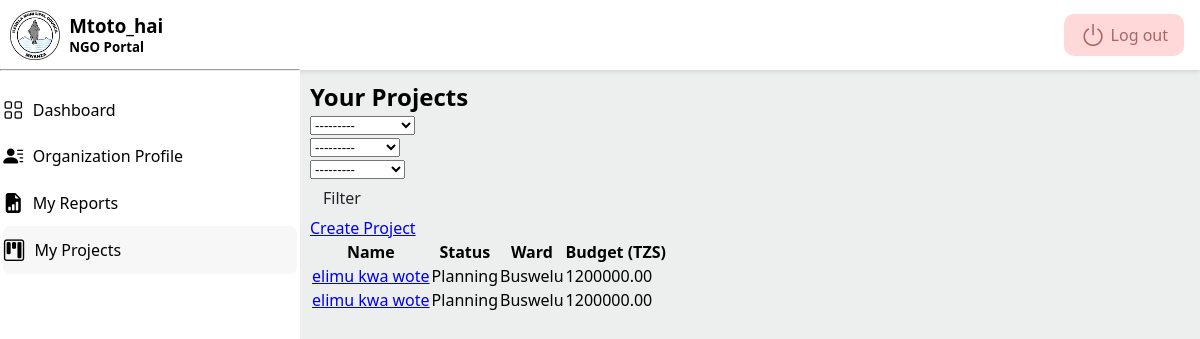
Page /list/ (signed in) on the earlier database version.
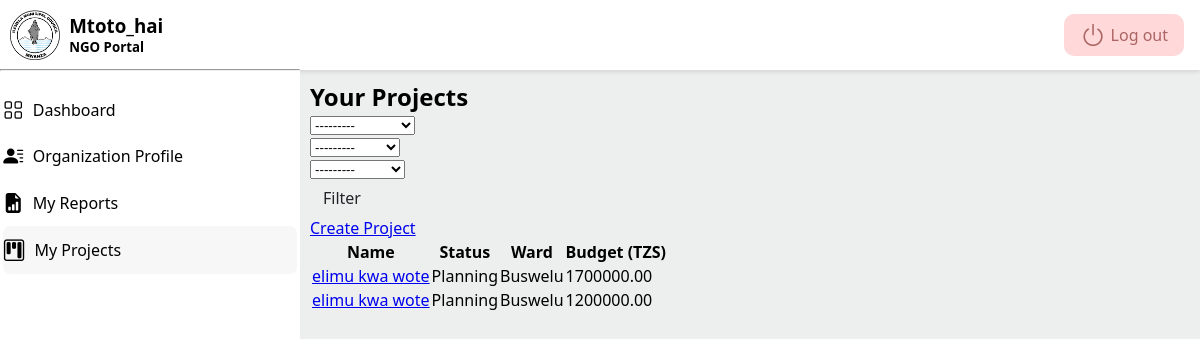
Same page on the later database version.
### project/models.py (models this page shows, shortened)
class Project(models.Model):
	class Status(models.TextChoices):
		PLANNING = 'PLAN', _('Planning')
		ONGOING = 'ONGO', _('Ongoing')
		COMPLETED = 'COMP', _('Completed')
		SUSPENDED = 'SUSP', _('Suspended')
	class FundingType(models.TextChoices):
		GRANT = 'GRANT', _('Grant')  # Fixed typo (GRANT → GRANT)
		DONATION = 'DON', _('Donation')
		SELF_FUNDED = 'SELF', _('Self-Funded')
		PARTNERSHIP = 'PART', _('Partnership')
	class WardChoices(models.TextChoices):
		NYAKATO = 'NYAKATO', _('Nyakato')
		BUSWELU = 'BUSWELU', _('Buswelu')
		ILEMELA = 'ILEMELA', _('Ilemela')
		PASIANSI = 'PASIANSI', _('Pasiansi')
		BUGOBWA = 'BUGOBWA', _('Bugogwa')  # Fixed typo (Bugogwa → BUGOBWA)
		SANGABUYE = 'SANGABUYE', _('Sangabuye')
		MECCO = 'MECCO', _('MECCO')
		BUZURUGA = 'BUZURUGA', _('Buzuruga')
		NYASAKA = 'NYASAKA', _('Nyasaka')
		KAHAMA = 'KAHAMA', _('Kahama')
		KISEKE = 'KISEKE', _('Kiseke')
		KAYENZE = 'KAYENZE', _('Kayenze')
		SHIBULA = 'SHIBULA', _('Shibula')
		KAWEEKAMO = 'KAWEEKAMO', _('Kawekamo')
		KITANGIRI = 'KITANGIRI', _('Kitangiri')
		KIRUMBA = 'KIRUMBA', _('Kirumba')
		NYAMANORO = 'NYAMANORO', _('Nyamanoro')
		IBUNGILO = 'IBUNGILO', _('Ibungilo')
		NYAMHONGOLO = 'NYAMHONGOLO', _('Nyamhongolo')
	name = models.CharField(_("Project Name"), max_length=255)
	description = models.TextField(_("Project Description"))
	organization = models.ForeignKey(
		settings.AUTH_USER_MODEL,
		related_name='projects',
		on_delete=models.CASCADE
	)
	start_date = models.DateField(_("Start Date"))
	end_date = models.DateField(_("End Date"), blank=True, null=True)
	status = models.CharField(
		_("Project Status"),
		max_length=4,
		choices=Status.choices,
		default=Status.PLANNING
	)
	funding_type = models.CharField(
		_("Funding Type"),
		max_length=5,
		choices=FundingType.choices,
		default=FundingType.GRANT
	)
	budget = models.DecimalField(
		_("Project Budget (TZS)"),
		max_digits=14,
		decimal_places=2,
		blank=True,
		null=True
	)
	men = models.IntegerField(_("Men Beneficiaries"), default=0)
	women = models.IntegerField(_("Women Beneficiaries"), default=0)
	youth = models.IntegerField(_("Youth Beneficiaries"), default=0)
	district = models.CharField(
		_("District"),
		max_length=20,
		default="Ilemela",
		editable=False  # Prevents editing in admin/forms
	)
	ward = models.CharField(
		_("Ward"),
		max_length=20,
		choices=WardChoices.choices
	)
	street = models.CharField(_("Street"), max_length=100)
	created_at = models.DateTimeField(auto_now_add=True)
	updated_at = models.DateTimeField(auto_now=True)
	class Meta:
		verbose_name = _("Project")
		verbose_name_plural = _("Projects")
		ordering = ['-created_at']
		indexes = [
			models.Index(fields=['status']),
			models.Index(fields=['organization']),
		]

### project/views.py (the view)
# urls.py: path('list/', views.project_list, name='project_list'),
@login_required
def project_list(request):
	if request.user.is_staff:
		projects = Project.objects.all()
	else:
		projects = Project.objects.filter(organization=request.user)
	project_filter = ProjectFilter(
		request.GET,
		queryset=projects,
		user=request.user  # Pass user to filter to handle organization field
	)
	return render(request, 'project/list.html', {
		'filter': project_filter,
		'is_admin': request.user.is_staff,
		'section':'project',
	})

### project/templates/project/list.html (shortened to what this page needs)
{% extends "user_account/base.html" %}
{% load i18n %}
{% block content %}
<div class="container mt-4">
  <h2>
    {% if is_admin %}
      {% trans "All Projects" %}
    {% else %}
      {% trans "Your Projects" %}
    {% endif %}
  </h2>
  <form method="get" class="mb-4">
    {% if is_admin %}
      <div class="row">
        <div class="col-md-3">{{ filter.form.organization }}</div>
        <div class="col-md-3">{{ filter.form.ward }}</div>
        <div class="col-md-3">{{ filter.form.status }}</div>
        <div class="col-md-3">{{ filter.form.funding_type }}</div>
      </div>
    {% else %}
      <div class="row">
        <div class="col-md-4">{{ filter.form.ward }}</div>
        <div class="col-md-4">{{ filter.form.status }}</div>
        <div class="col-md-4">{{ filter.form.funding_type }}</div>
      </div>
    {% endif %}
    <button type="submit" class="btn btn-secondary">{% trans "Filter" %}</button>
  </form>
	<a href="{% url 'project:project_create' %}">Create Project</a>
  <table class="table">
    <thead>
      <tr>
        <th>{% trans "Name" %}</th>
        <th>{% trans "Status" %}</th>
        <th>{% trans "Ward" %}</th>
        <th>{% trans "Budget (TZS)" %}</th>
      </tr>
    </thead>
    <tbody>
      {% for project in filter.qs %}
        <tr>
          <td><a href="{% url 'project:project_details' pk=project.pk %}">{{ project.name }}</a></td>
          <td>{{ project.get_status_display }}</td>
          <td>{{ project.get_ward_display }}</td>
          <td>{{ project.budget|default:"-" }}</td>
        </tr>
      {% empty %}
        <tr><td colspan="5">{% trans "No projects found." %}</td></tr>
      {% endfor %}
    </tbody>
  </table>
</div>
{% endblock %}

Differences in the rows shown:
changed Project (number 1 of 2 on the later page): budget "1200000.00" → "1700000.00"
